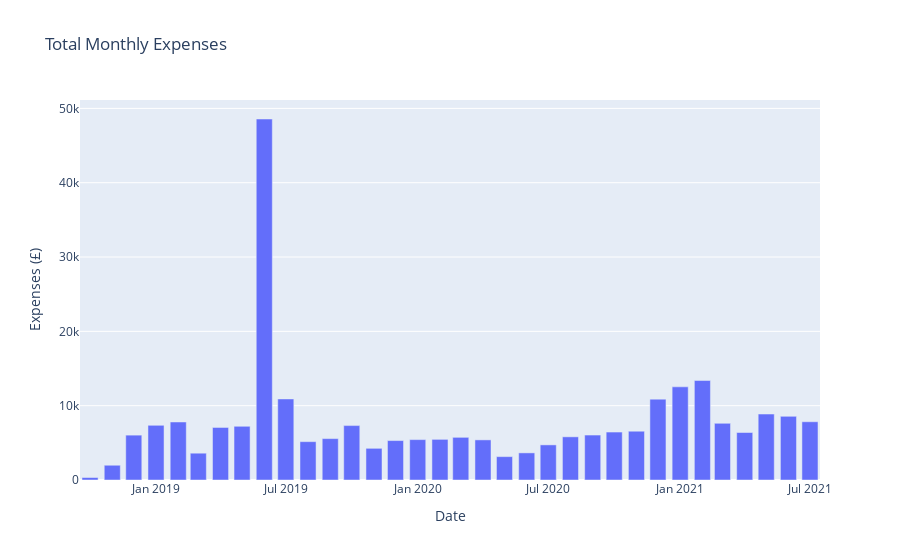

Notebook code for this chart:
### Code cell
df_x = df[(df.Category != "MoneyFromChris") & (df.Category != "Money from Friends") & (df.Category != "Money From Emma") 
       & (df.Category != "Rental Income") ].copy() 
df_x['Amount'] = df.Amount*(-1) 
Total_Monthly_Expenses_Table = df_x.groupby('year_month')['Amount'].sum().reset_index(name = 'sum')
Total_Monthly_Expenses_Chart = px.bar(Total_Monthly_Expenses_Table, x = "year_month", y = "sum", title = "Total Monthly Expenses")
Total_Monthly_Expenses_Chart.update_yaxes(title = 'Expenses (£)', visible = True, showticklabels = True)
Total_Monthly_Expenses_Chart.update_xaxes(title = 'Date', visible = True, showticklabels = True)
Total_Monthly_Expenses_Chart.show()

### Figure 1 — Plotly figure (JSON) as saved in the notebook; plotly's stock layout.template omitted (floating-point values rounded to 4 significant figures)
{"data": [{"alignmentgroup": "True", "hovertemplate": "year_month=%{x}<br>sum=%{y}<extra></extra>", "legendgroup": "", "marker": {"color": "#636efa", "pattern": {"shape": ""}}, "name": "", "offsetgroup": "", "orientation": "v", "showlegend": false, "textposition": "auto", "type": "bar", "x": ["2018-10", "2018-11", "2018-12", "2019-01", "2019-02", "2019-03", "2019-04", "2019-05", "2019-06", "2019-07", "2019-08", "2019-09", "2019-10", "2019-11", "2019-12", "2020-01", "2020-02", "2020-03", "2020-04", "2020-05", "2020-06", "2020-07", "2020-08", "2020-09", "2020-10", "2020-11", "2020-12", "2021-01", "2021-02", "2021-03", "2021-04", "2021-05", "2021-06", "2021-07"], "xaxis": "x", "y": [334.9, 1986.0, 6035.0, 7350.0, 7805.0, 3607.0, 7077.0, 7220.0, 48570.0, 10910.0, 5157.0, 5569.0, 7321.0, 4262.0, 5305.0, 5434.0, 5468.0, 5741.0, 5396.0, 3144.0, 3647.0, 4723.0, 5809.0, 6049.0, 6453.0, 6564.0, 10880.0, 12530.0, 13380.0, 7625.0, 6390.0, 8874.0, 8561.0, 7837.0], "yaxis": "y"}], "layout": {"barmode": "relative", "legend": {"tracegroupgap": 0}, "title": {"text": "Total Monthly Expenses"}, "xaxis": {"anchor": "y", "domain": [0, 1], "showticklabels": true, "title": {"text": "Date"}, "visible": true}, "yaxis": {"anchor": "x", "domain": [0, 1], "showticklabels": true, "title": {"text": "Expenses (£)"}, "visible": true}}}
